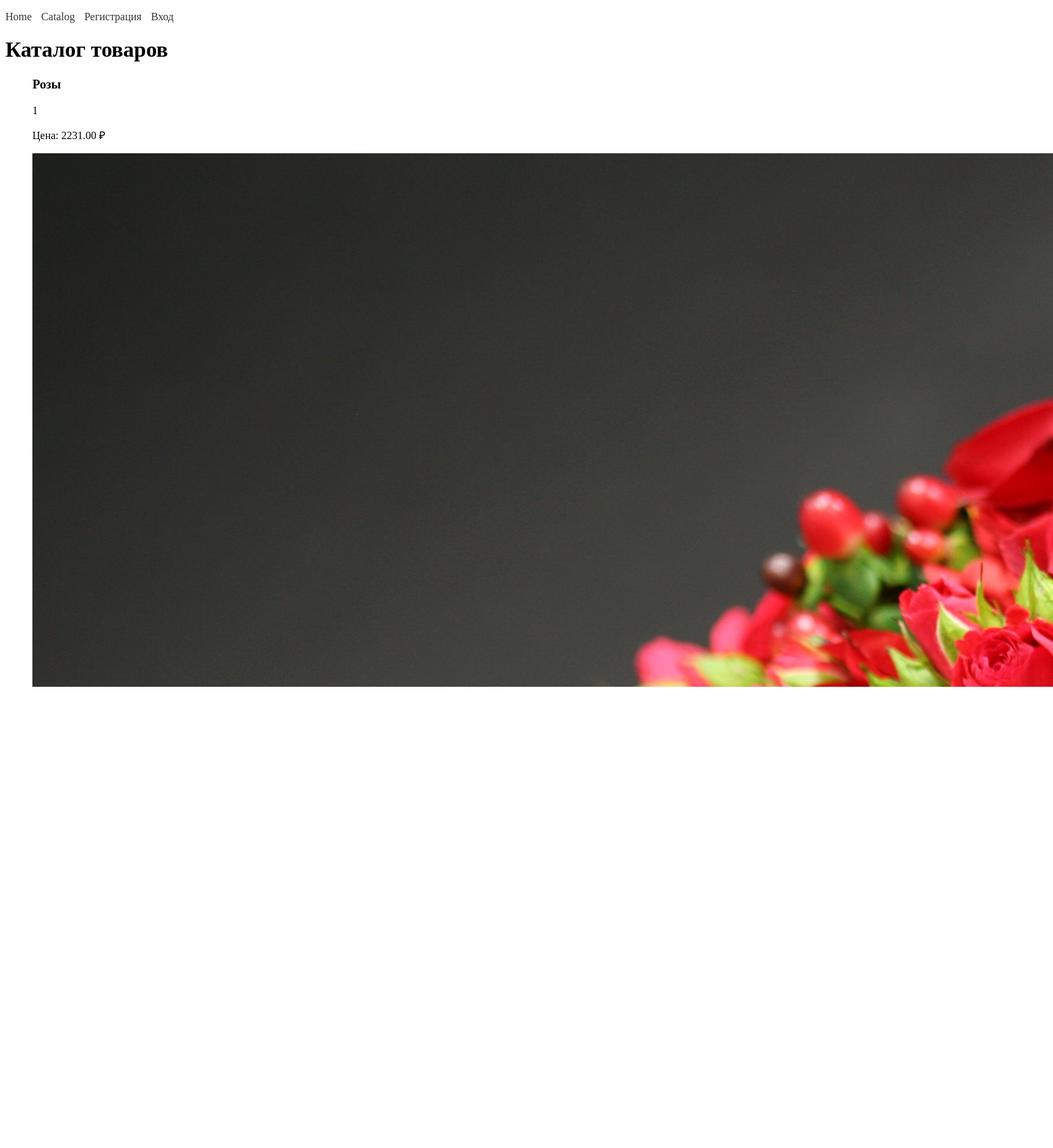
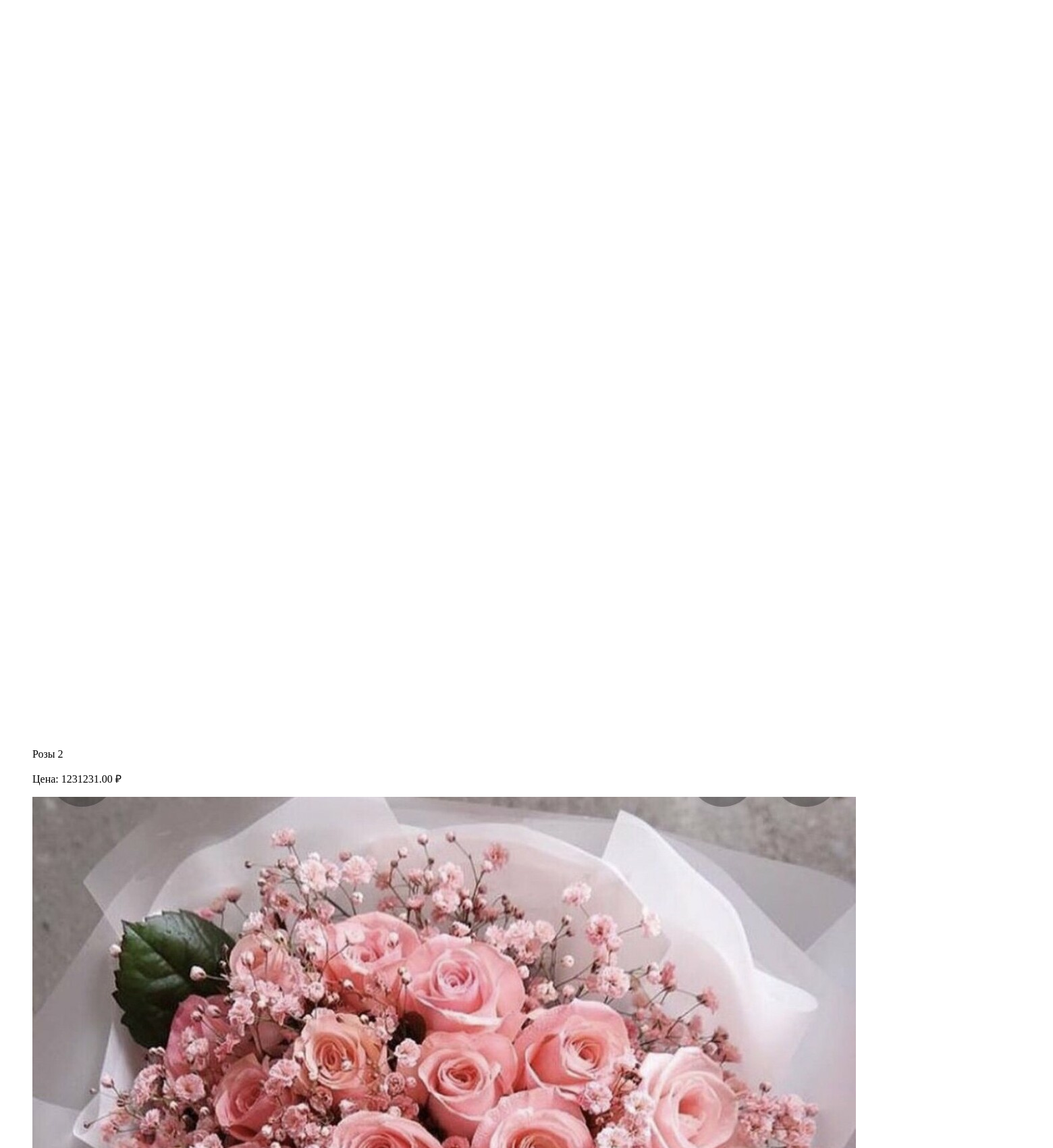
Page /catalog/ (upper part) on the committed database (2 pictures, top to bottom).
### shop/models.py (models this page shows, shortened)
class Product(models.Model):
    name = models.CharField(max_length=100)
    description = models.TextField()
    price = models.DecimalField(max_digits=10, decimal_places=2)
    image = models.ImageField(upload_to='product_images/')

### shop/views.py (the view)
# urls.py: path('catalog/', views.product_list, name='product_list'),
def product_list(request):
    products = Product.objects.all()
    return render(request, 'shop/product_list.html', {'products': products})

### shop/templates/shop/product_list.html
{% extends 'shop/base.html' %}
{% load static %}
{% block content %}
<h1>Каталог товаров</h1>
<ul>
    {% for product in products %}
        <div class="product">
            <h3>{{ product.name }}</h3>
            <p>{{ product.description }}</p>
            <p>Цена: {{ product.price }} ₽</p>
            <img src="{{ product.image.url }}" alt="{{ product.name }}">
            <a href="{% url 'product_detail' product.id %}">{{ product.name }}</a>
            {% if user.is_authenticated %}
                <form action="{% url 'add_to_cart' product.id %}" method="post">
                    {% csrf_token %}
                    <button type="submit">Добавить в корзину</button>
                </form>
            {% else %}
                <a href="{% url 'quick_buy' product.id %}">Быстрая покупка</a>
            {% endif %}
        </div>
    {% endfor %}
</ul>
{% endblock %}

### rows in the picture
Product: name "Розы", description "1", price "2231.00", image (picture)
Product: description "Розы 2", price "1231231.00", image (picture)
